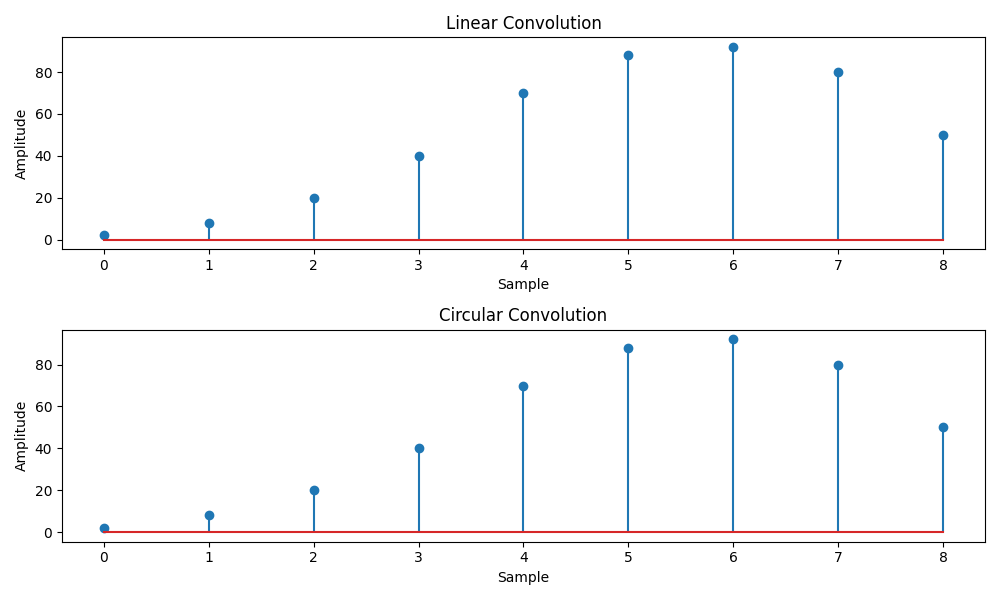

This figure's Python source:
import numpy as np
import matplotlib.pyplot as plt

def linear_convolution(signal1, signal2):
    # Compute the linear convolution
    linear_conv = np.convolve(signal1, signal2, mode='full')
    return linear_conv

def circular_convolution(signal1, signal2):
    # Compute the circular convolution
    fft_length = len(signal1) + len(signal2) - 1
    fft_signal1 = np.fft.fft(signal1, fft_length)
    fft_signal2 = np.fft.fft(signal2, fft_length)
    circular_conv = np.fft.ifft(fft_signal1 * fft_signal2)
    return circular_conv

# Define the discrete-time signals
signal1 = np.array([1, 2, 3, 4, 5])
signal2 = np.array([2, 4, 6, 8, 10])

# Compute the linear convolution
linear_conv = linear_convolution(signal1, signal2)

# Compute the circular convolution
circular_conv = circular_convolution(signal1, signal2)

# Plot the linear and circular convolution results
plt.figure(figsize=(10, 6))
plt.subplot(2, 1, 1)
plt.stem(linear_conv)
plt.title('Linear Convolution')
plt.xlabel('Sample')
plt.ylabel('Amplitude')

plt.subplot(2, 1, 2)
plt.stem(circular_conv)
plt.title('Circular Convolution')
plt.xlabel('Sample')
plt.ylabel('Amplitude')

plt.tight_layout()
plt.savefig('Lab1.10.png')
plt.show()